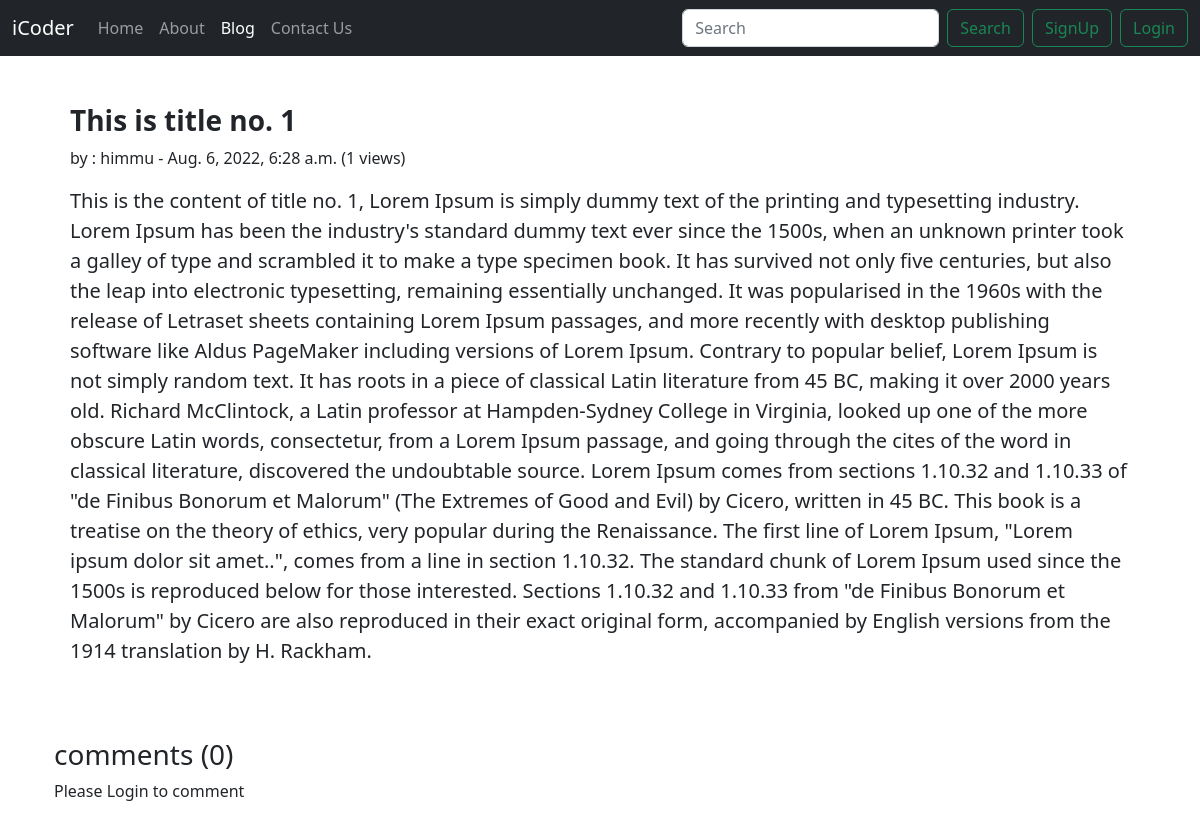
The page /blog/first-post/ on the database as committed earlier.
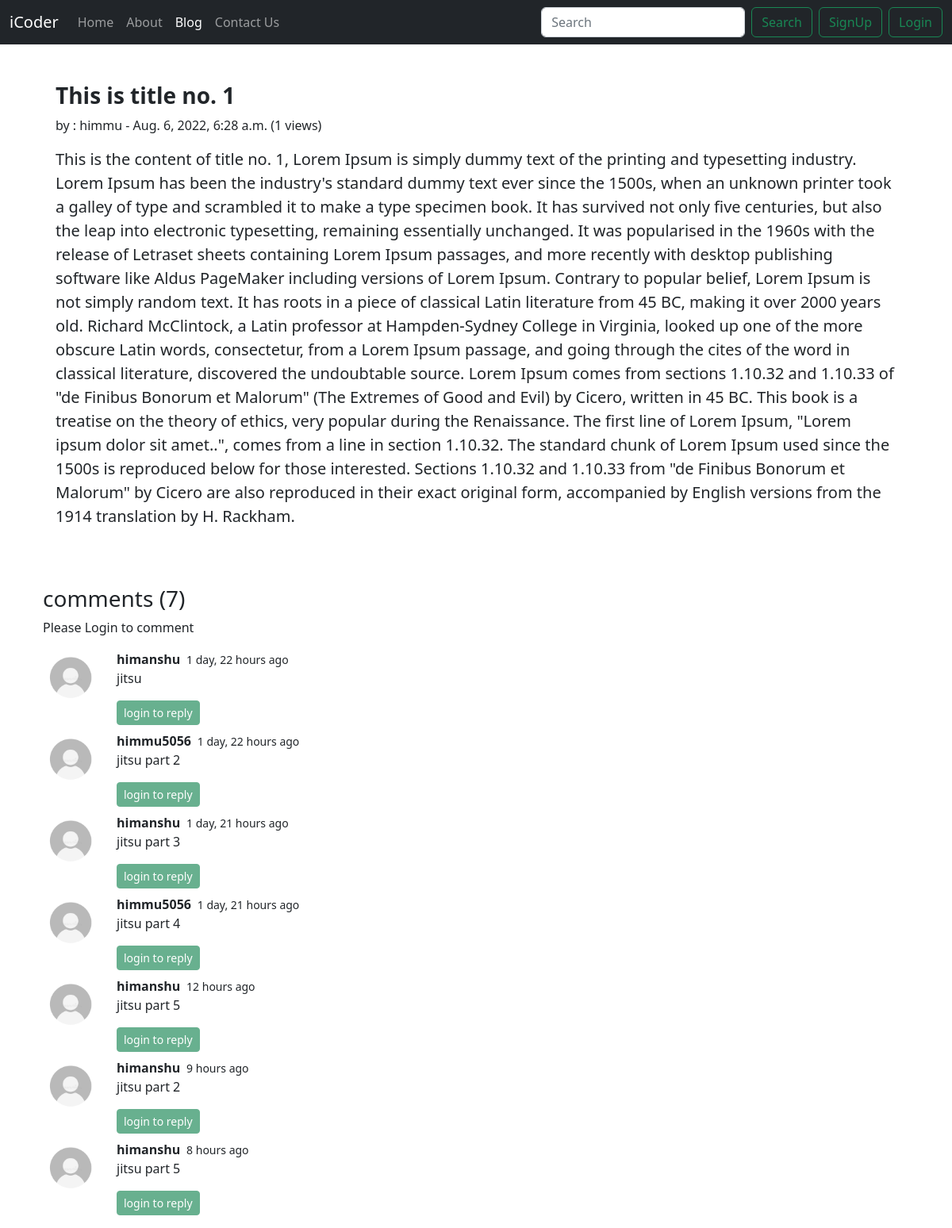
The same page on the database as committed later.
### blog/models.py (models this page shows, shortened)
class Post(models.Model):
    id = models.AutoField(primary_key=True)
    author = models.CharField(max_length=100)
    title = models.CharField(max_length=2000)
    message = models.TextField(max_length=50000)
    slug = models.CharField(max_length=1000)
    views = models.IntegerField(default=0)
    date = models.DateTimeField(blank=True)

class BlogComment(models.Model):
    id = models.AutoField(primary_key=True)
    comment = models.TextField(max_length=10000)
    user = models.ForeignKey(User,on_delete=models.CASCADE)
    post = models.ForeignKey(Post,on_delete=models.CASCADE)
    parent = models.ForeignKey('self',on_delete=models.CASCADE,null=True)
    time = models.DateTimeField(default=now)

### blog/views.py (the view)
# urls.py: path('<str:slug>/', views.blogPost , name='blogPost'),
def blogPost(request,slug):
    post = Post.objects.filter(slug=slug).first()
    post.views = post.views + 1
    post.save()
    comment = BlogComment.objects.filter(post=post,parent=None)
    replyes = BlogComment.objects.filter(post=post).exclude(parent=None)
    repdict = {}
    for reply in replyes:
        if reply.parent.id not in repdict.keys():
            repdict[reply.parent.id] = [reply]
        else:
            repdict[reply.parent.id].append(reply)
    if post:
        pass
    else:
        return HttpResponse('404 ERROR | Page Not Found!')
    context = {'post':post,'comments':comment,'user':request.user,'replyes':repdict}
    return render(request,'blog/blogPost.html', context)

### blog/templatetags/extras.py (called while the page is built)
@register.filter(name='get_replyes')
def get_replyes(dict,key):
    return dict.get(key)

### templates/blog/blogPost.html (shortened to what this page needs)
{% extends 'layout.html' %}
{% block blogActive %}active{% endblock blogActive %}
{% block body %}
<div class="container my-3">
  <div class="p-3 mb-4">
    <div class="container-fluid py-3">
      <h3 class="display-9 fw-bold">{{post.title}}</h3>
      <p class="col-md-12 fs-8">by : {{post.author}} - {{post.date}} (<span>{{post.views}} views</span>)</p>
      <p class="col-md-12 fs-5">{{post.message|safe}}</p>
    </div>
  </div>
  <div class="container">
    {% load humanize %}
    {% load extras %}
    <h3>comments ({{comments.count}})</h3>
    <div class="mb-3">
      {% if user.is_authenticated %}
      <form action="/blog/postcomment" method='post' class='mb-3'>
        {% csrf_token %}
        <div class="mb-3 col-md-6">
          <label for="comment" class="form-label">Post Your Comment Here</label>
          <input type='text' class="form-control" name="comment" id="comment" placeholder='Enter Comment'>
          <input type="hidden" name="parentSno" value="">
        </div>
        <input type="hidden" name="postSno" value='{{post.id}}'>
        <input type="submit" class='btn btn-success' value="submit">
      </form>
      {% else %}
      <p>Please Login to comment</p>
      {% endif %}
    </div>
    {% for comment in comments %}
    <div class="row my-2">
      <div class="col-md-1">
        <img src="/static/img/user11.jpg" class="rounded mx-auto d-block w-100" alt="...">
      </div>
      <div class="col-md-11"><strong>{{comment.user.username}}</strong>
        <span class='small'>&nbsp;{{comment.time|naturaltime}}</span>
        <p>{{comment.comment}}</p>
        {% if user.is_authenticated %}
        <button class="btn btn-success btn-sm" type="button" data-bs-toggle="collapse"
          data-bs-target="#replybox{{comment.id}}" aria-expanded="false" aria-controls="replybox{{comment.id}}">
          reply
        </button>
        {% else %}
        <button class="btn btn-success btn-sm" type="button" data-bs-toggle="collapse"
          data-bs-target="#replybox{{comment.id}}" aria-expanded="false" aria-controls="replybox{{comment.id}}" disabled>
          login to reply
        </button>
        {% endif %}
      </div>
    </div>
    {% endfor %}
    {% endblock body %}

### templates/layout.html (shortened to what this page needs)
<!doctype html>
<html lang="en">
<head>
  <link href="https://cdn.jsdelivr.net/npm/bootstrap@5.2.0/dist/css/bootstrap.min.css" rel="stylesheet"
>
</head>
<body>
  <nav class="navbar navbar-expand-lg navbar-dark bg-dark">
    <div class="container-fluid">
      <a class="navbar-brand" href="/">iCoder</a>
      <div class="collapse navbar-collapse" id="navbarSupportedContent">
        <ul class="navbar-nav me-auto mb-2 mb-lg-0">
          <li class="nav-item">
            <a class="nav-link {% block homeActive %}{% endblock homeActive %}" aria-current="page" href="/">Home</a>
          </li>
          <li class="nav-item">
            <a class="nav-link {% block aboutActive %}{% endblock aboutActive %}" href="/about">About</a>
          </li>
          <li class="nav-item">
            <a class="nav-link {% block blogActive %}{% endblock blogActive %}" href="/blog">Blog</a>
          </li>
          <li class="nav-item">
            <a class="nav-link {% block contactActive %}{% endblock contactActive %}" href="/contact">Contact Us</a>
          </li>
        </ul>
        <form method='get' action='/search' class="d-flex ml-auto" role="search">
          <input class="form-control me-2" type="search" placeholder="Search" aria-label="Search" name='query'
            id='query'>
          <button class="btn btn-outline-success" type="submit">Search</button>
        </form>
        {% if user.is_authenticated %}
        <ul class="navbar-nav me-5 mb-2 mx-2 mb-lg-0">
          <li class="nav-item dropdown">
            <a class="nav-link dropdown-toggle" style="color:white;" href="#" role="button" data-bs-toggle="dropdown"
              aria-expanded="false">
              {{request.user}}
            </a>
            <ul class="dropdown-menu">
              <li><a class="dropdown-item" href="/logout">Logout</a></li>
            </ul>
          </li>
        </ul>
        {% else %}
        <button type="button" class="btn btn-outline-success mx-2" data-bs-toggle="modal" data-bs-target="#SignupModal">
          SignUp
        </button>
        <button type="button" class="btn btn-outline-success mr-2" data-bs-toggle="modal" data-bs-target="#loginModal">
          Login
        </button>
        {% endif %}
      </div>
    </div>
  </nav>
  {% block body %}
  {% endblock body %}
</body>
</html>

Rows that differ between the two databases and show on the page:
added BlogComment: user.username "himanshu", time "1 day, 22 hours ago", comment "jitsu"
added BlogComment: user.username "himmu5056", time "1 day, 22 hours ago", comment "jitsu part 2"
added BlogComment: user.username "himanshu", time "1 day, 21 hours ago", comment "jitsu part 3"
added BlogComment: user.username "himmu5056", time "1 day, 21 hours ago", comment "jitsu part 4"
added BlogComment: user.username "himanshu", time "12 hours ago", comment "jitsu part 5"
added BlogComment: user.username "himanshu", time "9 hours ago", comment "jitsu part 2"
added BlogComment: user.username "himanshu", time "8 hours ago", comment "jitsu part 5"
Other text that changed with them:
{{ comments.count }}: "0" → "7"
